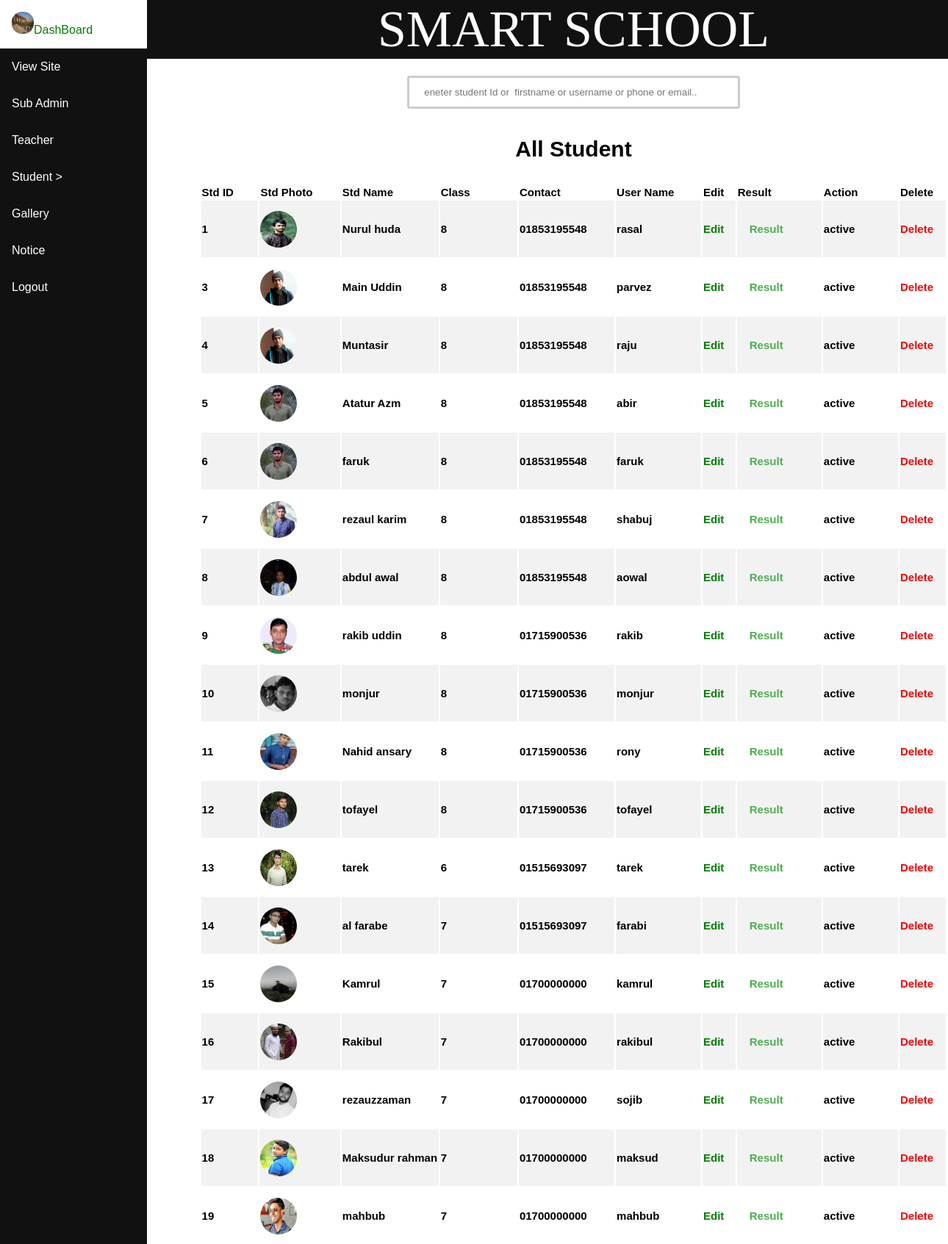
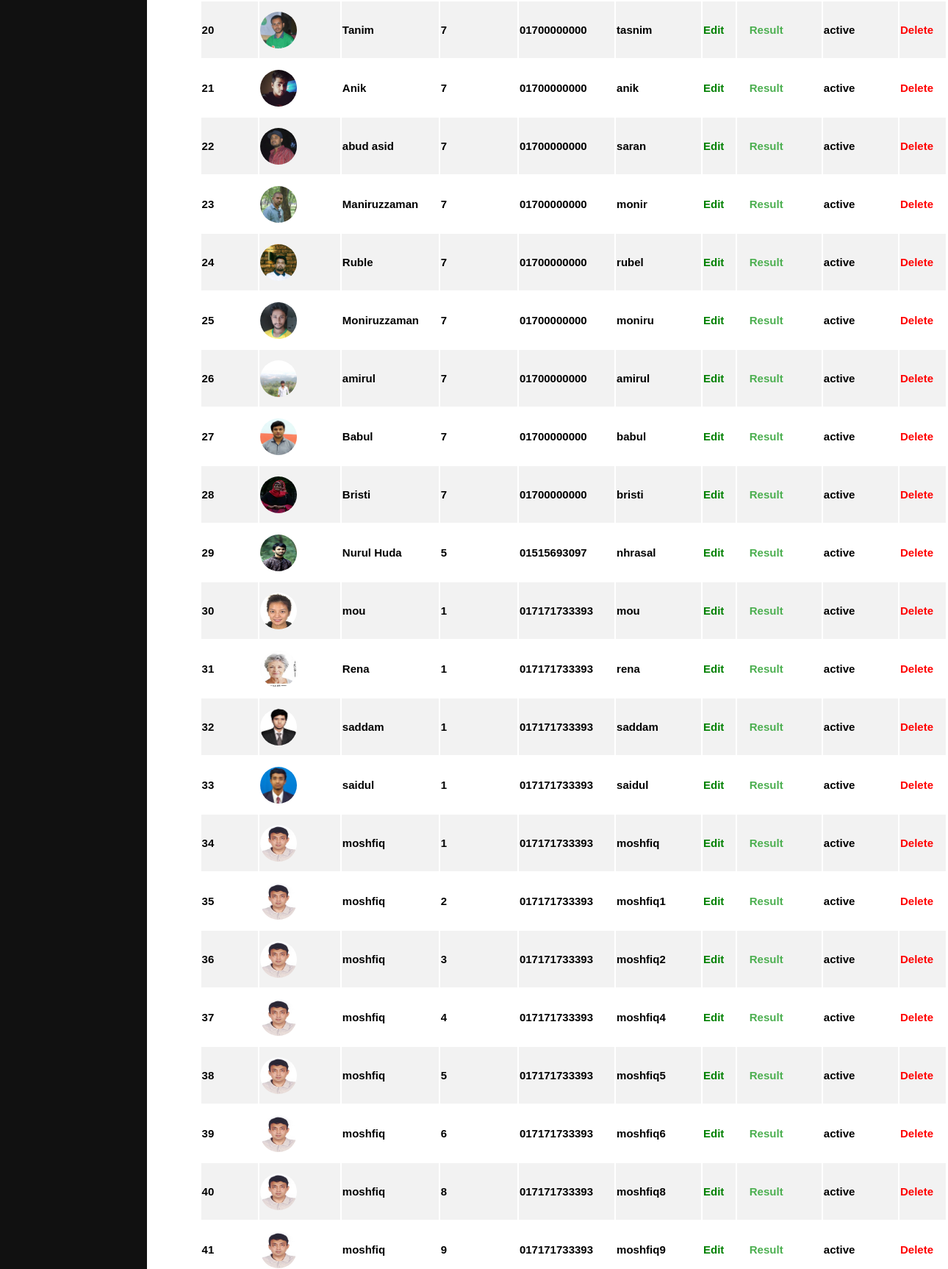
The app's page /admin/search.php (signed in, upper part) with its own data (2 pictures, top to bottom).
### tables this page shows
CREATE TABLE `admissionform` (
  `std_id` int(10) NOT NULL,
  `cls_id` int(10) NOT NULL,
  `firstname` varchar(50) NOT NULL,
  `lastname` varchar(50) NOT NULL,
  `fathersname` varchar(50) NOT NULL,
  `mothersname` varchar(50) NOT NULL,
  `preadds` varchar(150) NOT NULL,
  `peradds` varchar(150) NOT NULL,
  `monumber` varchar(20) NOT NULL,
  `email` varchar(50) NOT NULL,
  `gender` enum('male','female','others') NOT NULL,
  `religion` enum('islam','hindu','chirestan') NOT NULL,
  `dofb` date NOT NULL,
  `country` enum('bangladesh','india','usa') NOT NULL,
  `com_code` varchar(255) NOT NULL,
  `uname` varchar(50) NOT NULL,
  `password` varchar(100) NOT NULL,
  `action` varchar(50) NOT NULL,
  `img_name` varchar(100) NOT NULL,
  `img_path` varchar(100) NOT NULL,
  `img_type` varchar(100) NOT NULL
);

### admin/search.php (the view, shortened to what this page needs)
<!DOCTYPE html PUBLIC "-//W3C//DTD XHTML 1.0 Transitional//EN" "http://www.w3.org/TR/xhtml1/DTD/xhtml1-transitional.dtd">
<html xmlns="http://www.w3.org/1999/xhtml">
<head>
<link rel="stylesheet" type="text/css" href="css/style.css">
</head>
<body>
<body>
<div id="head" >
<?php include("header/header.php");   ?>
</div>
<div class="sidenav">
  <?php include("menu/menu.php"); ?>
</div>
<div  class="cont">
<center>
<table>
<form method="post" action="search.php"><input type="text" name="name" placeholder="eneter student Id or  firstname or username or phone or email.."  /></form>
</table>
</center>
<center><table width="90%">
<p style="font-size:30px"><b>All Student</b></p>
 <tr>
<th width="90px">Std ID</th>
<th width="128px">Std Photo</th>
<th width="125px">Std Name</th>
<th width="120px">Class</th>
<th width="140px">Contact</th>
<th width="120px">User Name</th>
<th width="50px">Edit</th>
<th width="95px">Result</th>
<th width="95px">Action</th>
<th width="70px">Delete</th>
</tr>
<?php
include("../database/config.php");
$b=$_POST['name'];
$sql = "(SELECT * FROM admissionform WHERE  ( action='deactive' OR action='active' ) AND ( std_id='$b' OR  firstname LIKE '%$b%' OR  lastname LIKE '%$b%' OR  uname LIKE '%$b%' OR  monumber LIKE '%$b%' OR  email LIKE '%$b%' OR  action LIKE '%$b%' ) ) ";
$query=mysqli_query($myconn,$sql);
if (mysqli_num_rows($query) > 0) {
 while($row = mysqli_fetch_assoc($query))
{
	$sid=$row['std_id'];
$image=$row['img_path'];
$name=$row['firstname'];
$class=$row['cls_id'];
$mobile=$row['monumber'];
$user=$row['uname'];
$action=$row['action'];
?>
 <tr>
<th width="114px"><?php echo $sid; ?></th>
<th width="150px"><img src="../image/<?php echo $image; ?>"  width="50px" height="50px" style=" border-radius: 50px" position="absolute"/></th>
<th width="150px"><a href="studentdetails.php?pid=<?php echo $sid; ?>"><p style="color:black"><?php echo $name; ?></p></a></th>
<th width="150px"><?php echo $class; ?></th>
<th width="150px"><?php echo $mobile; ?></th>
<th width="140px"><?php echo $user; ?></th>
<th width="55px"><form method="post" action="edit.php" onclick="edit();">
<a href="editstdinfo.php?sid=<?php echo $sid; ?>" ><p style="color:green;">Edit</p></a></th>
<th width="140px">
 <li class="dropdown">
    <a href="" class="dropbtn"><p style="color:#4CAF50">Result</p></a>
	</li>
    </th>
<th width="140px"><?php echo $action; ?></th>
<th width="75px"><form method="post" action="sdeletenow.php" onclick="delete();">
<a href="delete/sdeletenow.php?std_id=<?php echo $pisidd; ?>" onclick="return confirm('Are you sure you want to Delete?');" ><p style="color:red;">Delete</p></a></th>
</tr>
<?php   }
} else {
    echo "0 results";
}
?>
</table></center>
</div>
</body>
</html>

### admin/css/style.css (style rules this page uses)
#head { height:80px; top:0px; position:absolute; width:90%; left:200px; position:absolute; background-color:#111; }
* { box-sizing: border-box; }
body { margin: 0; font-family: Arial, Helvetica, sans-serif; }
.sidenav { height: 100%; width: 200px; position: fixed; z-index: 1; top: 0; left: 0; background-color: #111; overflow-x: hidden; }
.cont { background-color:white; height:auto; left:200px; top:80px; position:absolute; width:90%; background-repeat: no-repeat, repeat; padding: 15px; }
input[type=text], select { width:40%; padding: 12px 20px; margin: 8px 0; display: inline-block; border: 3px solid #ccc; border-radius: 4px; box-sizing: border-box; background-color:White; }
li a, .dropbtn { display: inline-block; color: white; text-align: center; padding: 14px 16px; text-decoration: none; }
li.dropdown { display: inline-block; }
th, td { text-align:left; padding: 0,0,0,0; font-size:15px; }
tr:nth-child(even) { background-color: #f2f2f2; }
a { display: inline-block; text-decoration: none; }

### records on screen
admissionform: std_id "1", img_path (picture), firstname "Nurul huda", cls "8", monumber "01853195548", uname "rasal", action "active"
admissionform: std_id "3", img_path (picture), firstname "Main Uddin", cls "8", monumber "01853195548", uname "parvez", action "active"
admissionform: std_id "4", img_path (picture), firstname "Muntasir", cls "8", monumber "01853195548", uname "raju", action "active"
admissionform: std_id "5", img_path (picture), firstname "Atatur Azm", cls "8", monumber "01853195548", uname "abir", action "active"
admissionform: std_id "6", img_path (picture), firstname "faruk", cls "8", monumber "01853195548", uname "faruk", action "active"
admissionform: std_id "7", img_path (picture), firstname "rezaul karim", cls "8", monumber "01853195548", uname "shabuj", action "active"
admissionform: std_id "8", img_path (picture), firstname "abdul awal", cls "8", monumber "01853195548", uname "aowal", action "active"
admissionform: std_id "9", img_path (picture), firstname "rakib uddin", cls "8", monumber "01715900536", uname "rakib", action "active"
admissionform: std_id "10", img_path (picture), firstname "monjur", cls "8", monumber "01715900536", uname "monjur", action "active"
admissionform: std_id "11", img_path (picture), firstname "Nahid ansary", cls "8", monumber "01715900536", uname "rony", action "active"
admissionform: std_id "12", img_path (picture), firstname "tofayel", cls "8", monumber "01715900536", uname "tofayel", action "active"
admissionform: std_id "13", img_path (picture), firstname "tarek", cls "6", monumber "01515693097", uname "tarek", action "active"
admissionform: std_id "14", img_path (picture), firstname "al farabe", cls "7", monumber "01515693097", uname "farabi", action "active"
admissionform: std_id "15", img_path (picture), firstname "Kamrul", cls "7", monumber "01700000000", uname "kamrul", action "active"
admissionform: std_id "16", img_path (picture), firstname "Rakibul", cls "7", monumber "01700000000", uname "rakibul", action "active"
admissionform: std_id "17", img_path (picture), firstname "rezauzzaman", cls "7", monumber "01700000000", uname "sojib", action "active"
admissionform: std_id "18", img_path (picture), firstname "Maksudur rahman", cls "7", monumber "01700000000", uname "maksud", action "active"
admissionform: std_id "19", img_path (picture), firstname "mahbub", cls "7", monumber "01700000000", uname "mahbub", action "active"
admissionform: std_id "20", img_path (picture), firstname "Tanim", cls "7", monumber "01700000000", uname "tasnim", action "active"
admissionform: std_id "21", img_path (picture), firstname "Anik", cls "7", monumber "01700000000", uname "anik", action "active"
admissionform: std_id "22", img_path (picture), firstname "abud asid", cls "7", monumber "01700000000", uname "saran", action "active"
admissionform: std_id "23", img_path (picture), firstname "Maniruzzaman", cls "7", monumber "01700000000", uname "monir", action "active"
admissionform: std_id "24", img_path (picture), firstname "Ruble", cls "7", monumber "01700000000", uname "rubel", action "active"
admissionform: std_id "25", img_path (picture), firstname "Moniruzzaman", cls "7", monumber "01700000000", uname "moniru", action "active"
admissionform: std_id "26", img_path (picture), firstname "amirul", cls "7", monumber "01700000000", uname "amirul", action "active"
admissionform: std_id "27", img_path (picture), firstname "Babul", cls "7", monumber "01700000000", uname "babul", action "active"
admissionform: std_id "28", img_path (picture), firstname "Bristi", cls "7", monumber "01700000000", uname "bristi", action "active"
admissionform: std_id "29", img_path (picture), firstname "Nurul Huda", cls "5", monumber "01515693097", uname "nhrasal", action "active"
admissionform: std_id "30", img_path (picture), firstname "mou", cls "1", monumber "017171733393", uname "mou", action "active"
admissionform: std_id "31", img_path (picture), firstname "Rena", cls "1", monumber "017171733393", uname "rena", action "active"
admissionform: std_id "32", img_path (picture), firstname "saddam", cls "1", monumber "017171733393", uname "saddam", action "active"
admissionform: std_id "33", img_path (picture), firstname "saidul", cls "1", monumber "017171733393", uname "saidul", action "active"
admissionform: std_id "34", img_path (picture), firstname "moshfiq", cls "1", monumber "017171733393", uname "moshfiq", action "active"
admissionform: std_id "35", img_path (picture), firstname "moshfiq", cls "2", monumber "017171733393", uname "moshfiq1", action "active"
admissionform: std_id "36", img_path (picture), firstname "moshfiq", cls "3", monumber "017171733393", uname "moshfiq2", action "active"
admissionform: std_id "37", img_path (picture), firstname "moshfiq", cls "4", monumber "017171733393", uname "moshfiq4", action "active"
admissionform: std_id "38", img_path (picture), firstname "moshfiq", cls "5", monumber "017171733393", uname "moshfiq5", action "active"
admissionform: std_id "39", img_path (picture), firstname "moshfiq", cls "6", monumber "017171733393", uname "moshfiq6", action "active"
admissionform: std_id "40", img_path (picture), firstname "moshfiq", cls "8", monumber "017171733393", uname "moshfiq8", action "active"
admissionform: std_id "41", img_path (picture), firstname "moshfiq", cls "9", monumber "017171733393", uname "moshfiq9", action "active"
